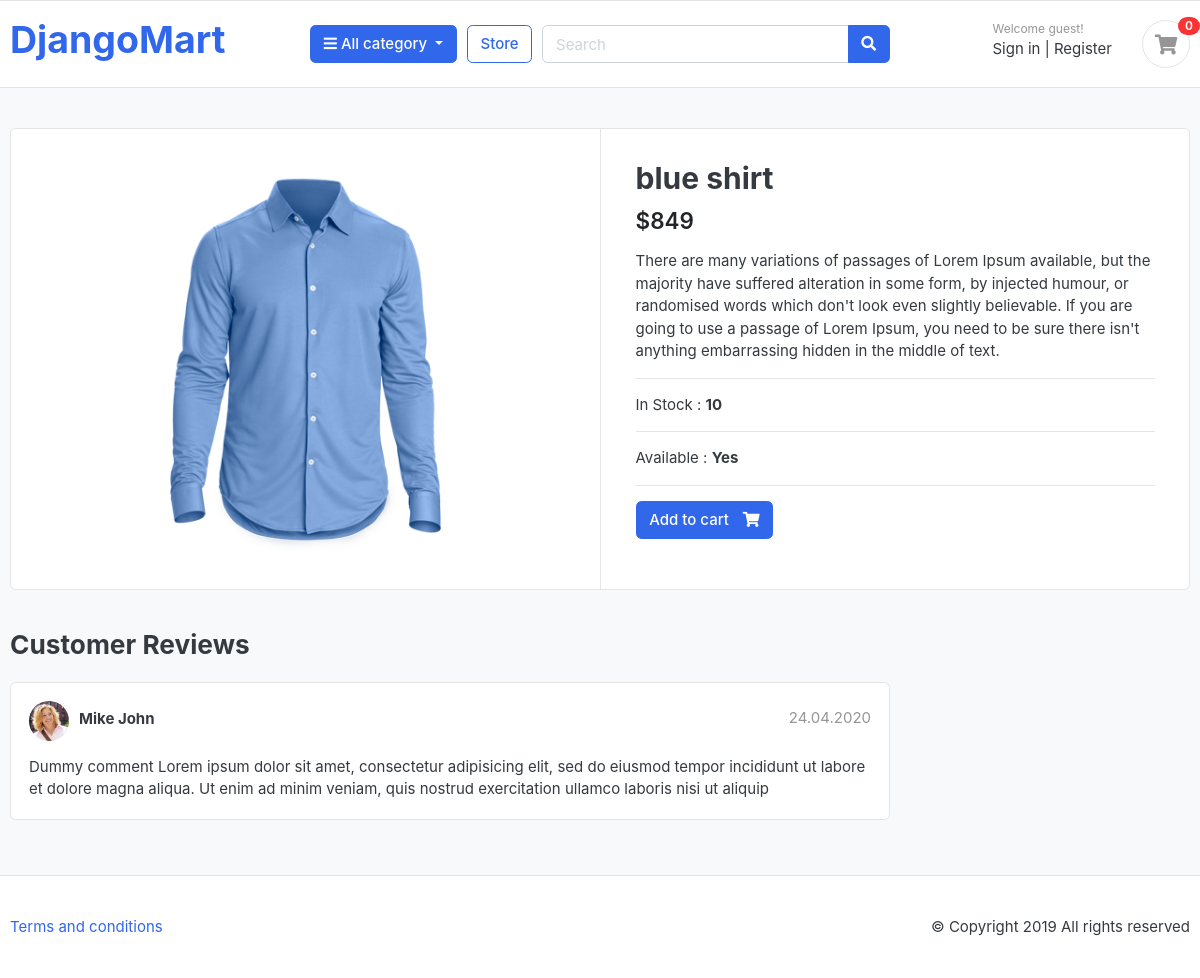
Page /store/shirt/blue-shirt/ on the committed database.
### category/models.py (models this page shows, shortened)
class Product(models.Model) :
    product_name = models.CharField(max_length=100 , unique= True)
    slug = models.SlugField(max_length=255 , unique=True)
    description = models.TextField(max_length=500 , blank = True)
    price = models.IntegerField()
    image = models.ImageField(upload_to='photos/products')
    stock = models.IntegerField()
    is_available = models.BooleanField(default=True)
    category = models.ForeignKey(Category,on_delete=models.CASCADE)
    created_date = models.DateTimeField(auto_now_add=True)
    modified_date = models.DateTimeField(auto_now=True)

### store/views.py (the view)
# urls.py: path('<slug:category_slug>/<slug:product_slug>/',views.product_detail , name='product-details')
def product_detail(request , category_slug , product_slug) :
    single_product = Product.objects.get(slug = product_slug , category__slug = category_slug)
    return render(request , 'store/product-detail.html' , {'context' : single_product})

### store/templates/store/product-detail.html (shortened to what this page needs)
{% extends "base.html" %}
{% load static %}
{% block navbar %}
<section class="section-content padding-y bg">
	<div class="container">
		<div class="card">
			<div class="row no-gutters">
				<aside class="col-md-6">
					<article class="gallery-wrap">
						<div class="img-big-wrap">
							<a href="#"><img src="{{context.image.url}}"></a>
						</div>
					</article>
				</aside>
				<main class="col-md-6 border-left">
					<article class="content-body">
						<h2 class="title">{{context.product_name}}</h2>
						<div class="mb-3">
							<var class="price h4">${{context.price}}</var>
						</div>
						<p>{{context.description}}</p>
						<hr>
						<p>In Stock : <b>{{context.stock}}</b></p>
						<hr>
						{% if context.is_available %}
						<p>Available : <b>Yes</b></p>
						{% else %}
						<p>Available : <b>No</b></p>
						{% endif %}
						<hr>
						<form method="post">
						<a href="{% url 'add_to_cart' context.id %}" class="btn  btn-primary">
							<span class="text">Add to cart</span>
						<i class="fas fa-shopping-cart"></i> </a>
						</form>
					</article>
				</main>
			</div>
		</div>
		<br>
		<div class="row">
			<div class="col-md-9">
				<header class="section-heading">
					<h3>Customer Reviews </h3>
				</header>
				<article class="box mb-3">
					<div class="icontext w-100">
						<img src="{% static '/images/avatars/avatar1.jpg' %}" class="img-xs icon rounded-circle">
						<div class="text">
							<span class="date text-muted float-md-right">24.04.2020 </span>
							<h6 class="mb-1">Mike John </h6>
						</div>
					</div>
					<div class="mt-3">
						<p>
							Dummy comment Lorem ipsum dolor sit amet, consectetur adipisicing elit, sed do eiusmod
							tempor incididunt ut labore et dolore magna aliqua. Ut enim ad minim veniam,
							quis nostrud exercitation ullamco laboris nisi ut aliquip
						</p>
					</div>
				</article>
			</div>
		</div>
	</div>
</section>
{% endblock navbar %}

### static/css/ui.css (style rules this page uses)
html { font-family: "Inter", sans-serif; font-size: 15px; }
.content-body { flex: 1 1 auto; padding: 2rem 2.3rem; }
.img-xs, .img-sm, .img-md, .img-lg { -o-object-fit: cover; object-fit: cover; flex-shrink: 0; flex-grow: 0; }
.img-xs { width: 40px; height: 40px; }
.padding-y { padding-top: 40px; padding-bottom: 40px; }
var { font-style: normal; }
article:after, .form-group:after { display: block; clear: both; content: ""; }
.bg { background-color: #f8f9fa; }
.section-heading { margin-bottom: 20px; margin-top: 15px; }
p:last-child { margin-bottom: 0; }
.btn .text + i { margin-left: 10px; }
.icontext { display: inline-flex; align-items: center; vertical-align: middle; }
.icontext .text { width: 100%; line-height: 1.2; }
.icontext .icon { position: relative; margin-right: 10px; flex-shrink: 0; flex-grow: 0; }
.price { font-weight: 600; color: #212529; }
.box { padding: 18px; background: #fff; border-radius: 0.37rem; border: 1px solid #e4e4e4; }
.box img { max-width: 100%; }
.gallery-wrap .img-big-wrap { margin-bottom: 10px; border-radius: 0.37rem; overflow: hidden; background-color: #fff; }
.gallery-wrap .img-big-wrap a { text-align: center; display: block; }
.gallery-wrap .img-big-wrap img { height: 450px; width: auto; display: inline-block; }

### rows in the picture
Product: image (picture), product_name "blue shirt", price "849", description "There are many variations of passages of Lorem Ipsum available, but the majority have suffered alteration in some form, by injected humour, or randomised words which don't look even slightly believable. If you are going to use a passage of Lorem Ipsum, you need to be sure there isn't anything embarrassing hidden in the middle of text.", stock "10"
